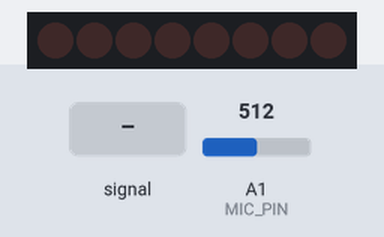
A sketch run on a simulated Arduino Uno, built with avr-gcc and run on an emulated ATmega328P. On the bench: 8 shift-register outputs drawn as a row of LEDs (first output left, lit = HIGH). Wiring (inferred from the names in the program): shift register (74HC595): data pin 1; shift clock pin 4; latch pin 3. Wiring (inferred from the signals the program sends): row of LEDs: on Q0, Q1, Q2, Q3, Q4, Q5, Q6, Q7. The inputs (shaded band) are chosen by the test bench; at power-on: A1 (MIC_PIN) = 512.

Above: at 1.2 s.
1.3 s: A1 (MIC_PIN) fed a 2 Hz sine of ±306 counts around its level
At 1.79 s:
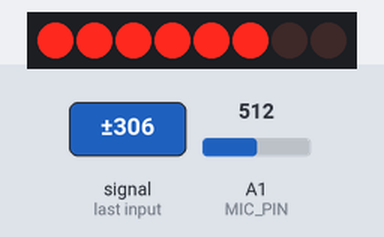
4.3 s: A1 (MIC_PIN) set to 716
6.0 s: A1 (MIC_PIN) fed a 1000 Hz sine of ±255 counts around its level
At 6.7 s:
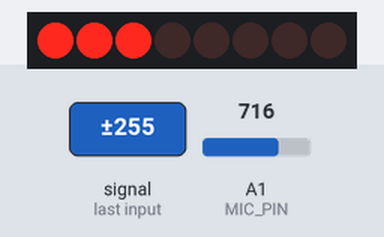
9.0 s: A1 (MIC_PIN) set to 707
At 9.6 s:
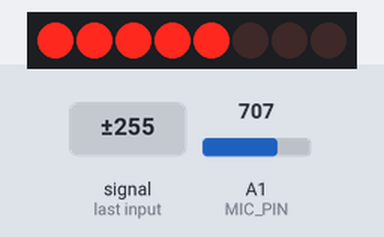
10.8 s: A1 (MIC_PIN) set to 667
12.3 s: A1 (MIC_PIN) set to 511
At 13.2 s:
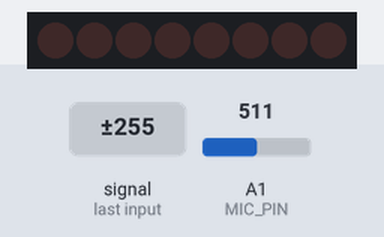
Timing chart, 0 to 14.9 s (numbered marks = the images above; inputs shaded):
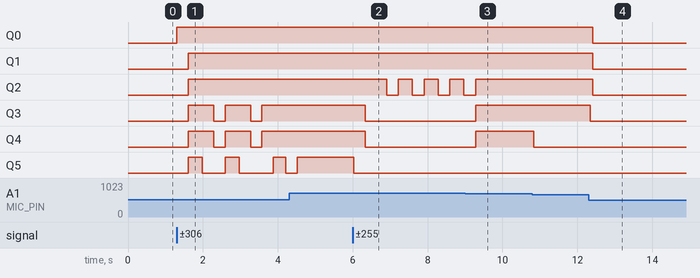

Measured:
- the behaviour switches between 716 and 715 on A1 (MIC_PIN) (found by bisection; images 2 and 3)
- after the input at 1.3 s, Q0: LOW → HIGH at once; Q1, Q2: LOW → HIGH after 0.31 s; Q3, Q4: alternates HIGH for 0.68 s and LOW for 0.31 s, starting after 0.31 s; Q5: goes HIGH 0.37 s, LOW 0.61 s, HIGH 0.37 s, LOW 0.91 s, HIGH 0.33 s, then LOW, starting after 0.31 s
- after the input at 6.0 s, Q2: alternates HIGH for 0.37 s and LOW for 0.31 s, starting after 0.90 s; Q3, Q4: HIGH → LOW after 0.33 s; Q5: HIGH → LOW at once
- after the input at 12.3 s, Q0–2: HIGH → LOW after 0.11 s; Q3: HIGH → LOW at once

The sketch:

ARC_music_Reactor_tiny.ino
```cpp
#define N_PIXELS	 6	// Number of pixels in strand
#define MIC_PIN	 A1	// Microphone is attached to this analog pin
#define DC_OFFSET	0	// DC offset in mic signal - if unusure, leave 0
#define NOISE		 10	// Noise/hum/interference in mic signal
#define SAMPLES	 60	// Length of buffer for dynamic level adjustment
#define TOP			 (N_PIXELS + 1) // Allow dot to go slightly off scale
#define PEAK_FALL 40	// Rate of peak falling dot

byte
	peak			= 0,			// Used for falling dot
	dotCount	= 0,			// Frame counter for delaying dot-falling speed
	volCount	= 0;			// Frame counter for storing past volume data
int
	vol[SAMPLES],			 // Collection of prior volume samples
	lvl			 = 10,			// Current "dampened" audio level
	minLvlAvg = 0,			// For dynamic adjustment of graph low & high
	maxLvlAvg = 512,
	ON				= HIGH,
	OFF			 = LOW,
	data = 1,
	clock = 4,
	latch = 3,
	ledState = 0,
	numRows = 0,
	prevRows = 0,
	currentState = 0;

	void setup() {

	analogReference(EXTERNAL);	// ensure analong readings are compared to input level at REF pin

	// setup pins for shift register
	pinMode(data, OUTPUT);
	pinMode(clock, OUTPUT);
	pinMode(latch, OUTPUT);

//	Serial.begin(9600);
	memset(vol, 0, sizeof(vol));
}


void loop() {
	numRows = readPeak()-1;

	updateRing();
	prevRows = numRows;
	if (prevRows < 0) prevRows = 0;
}


int readPeak(){
	// function adapted from adafruit ampli-tie project https://learn.adafruit.com/led-ampli-tie/overview
	uint8_t	i;
	uint16_t minLvl, maxLvl;
	int n, height;

	n = analogRead(MIC_PIN);
	n = abs(n - 512 - DC_OFFSET); // Center on zero

	n = (n <= NOISE) ? 0 : (n - NOISE); // Remove noise/hum
	lvl = ((lvl * 7) + n) >> 3; // "Dampened" reading (else looks twitchy)

	// Calculate bar height based on dynamic min/max levels (fixed point):
	height = TOP * (lvl - minLvlAvg) / (long)(maxLvlAvg - minLvlAvg);

	if(height < 0L) height = 0;			// Clip output
	else if(height > TOP) height = TOP;
	if(height > peak) peak = height; // Keep 'peak' dot at top

// Every few frames, make the peak pixel drop by 1:

		if(++dotCount >= PEAK_FALL) { //fall rate

			if(peak > 0) peak--;
			dotCount = 0;
		}

	vol[volCount] = n;											// Save sample for dynamic leveling
	if(++volCount >= SAMPLES) volCount = 0; // Advance/rollover sample counter

	// Get volume range of prior frames
	minLvl = maxLvl = vol[0];
	for(i=1; i<SAMPLES; i++) {
		if(vol[i] < minLvl) minLvl = vol[i];
		else if(vol[i] > maxLvl) maxLvl = vol[i];
	}

	// minLvl and maxLvl indicate the volume range over prior frames, used
	// for vertically scaling the output graph (so it looks interesting
	// regardless of volume level).	If they're too close together though
	// (e.g. at very low volume levels) the graph becomes super coarse
	// and 'jumpy'...so keep some minimum distance between them (this
	// also lets the graph go to zero when no sound is playing):

		if((maxLvl - minLvl) < TOP) maxLvl = minLvl + TOP;
		minLvlAvg = (minLvlAvg * 63 + minLvl) >> 6; // Dampen min/max levels
		maxLvlAvg = (maxLvlAvg * 63 + maxLvl) >> 6; // (fake rolling average)

	return peak;
}

void updateRing(){
	if(numRows < 0){

	} else if(numRows > prevRows){
		for(int i=prevRows; i < numRows; i++){
		 changeLED(i, ON);
		 delay(20);
		}
	} else if(numRows < prevRows){
		for(int i=prevRows; i >= numRows; i--){
		 changeLED(i, OFF);
		 delay(10);
		}
	}
}

// test function used to check if upload worked
void onThenOff(){
	for(int i=0; i<6; i++){
		changeLED(i, ON);
		delay(100);
	}
	 for(int i=0; i<6; i++){
		changeLED(i, OFF);
		delay(100);
	}
}

void updateLEDs(int value){
	digitalWrite(latch, LOW);		 //Pulls the chips latch low
	shiftOut(data, clock, MSBFIRST, value); //Shifts out the 8 bits to the shift register
	digitalWrite(latch, HIGH);	 //Pulls the latch high displaying the data
}

//These are used in the bitwise math that we use to change individual LEDs
int bits[] = {B00000001, B00000010, B00000100, B00001000, B00010000, B00100000, B01000000, B10000000};
int masks[] = {B11111110, B11111101, B11111011, B11110111, B11101111, B11011111, B10111111, B01111111};
/*
 * changeLED(int led, int state) - changes an individual LED
 * LEDs are 0 to 7 and state is either 0 - OFF or 1 - ON
 */
 void changeLED(int led, int state){
	ledState = ledState & masks[led];	//clears ledState of the bit we are addressing
	if(state == ON){ledState = ledState | bits[led];} //if the bit is on we will add it to ledState
	updateLEDs(ledState);			//send the new LED state to the shift register
 }
```
